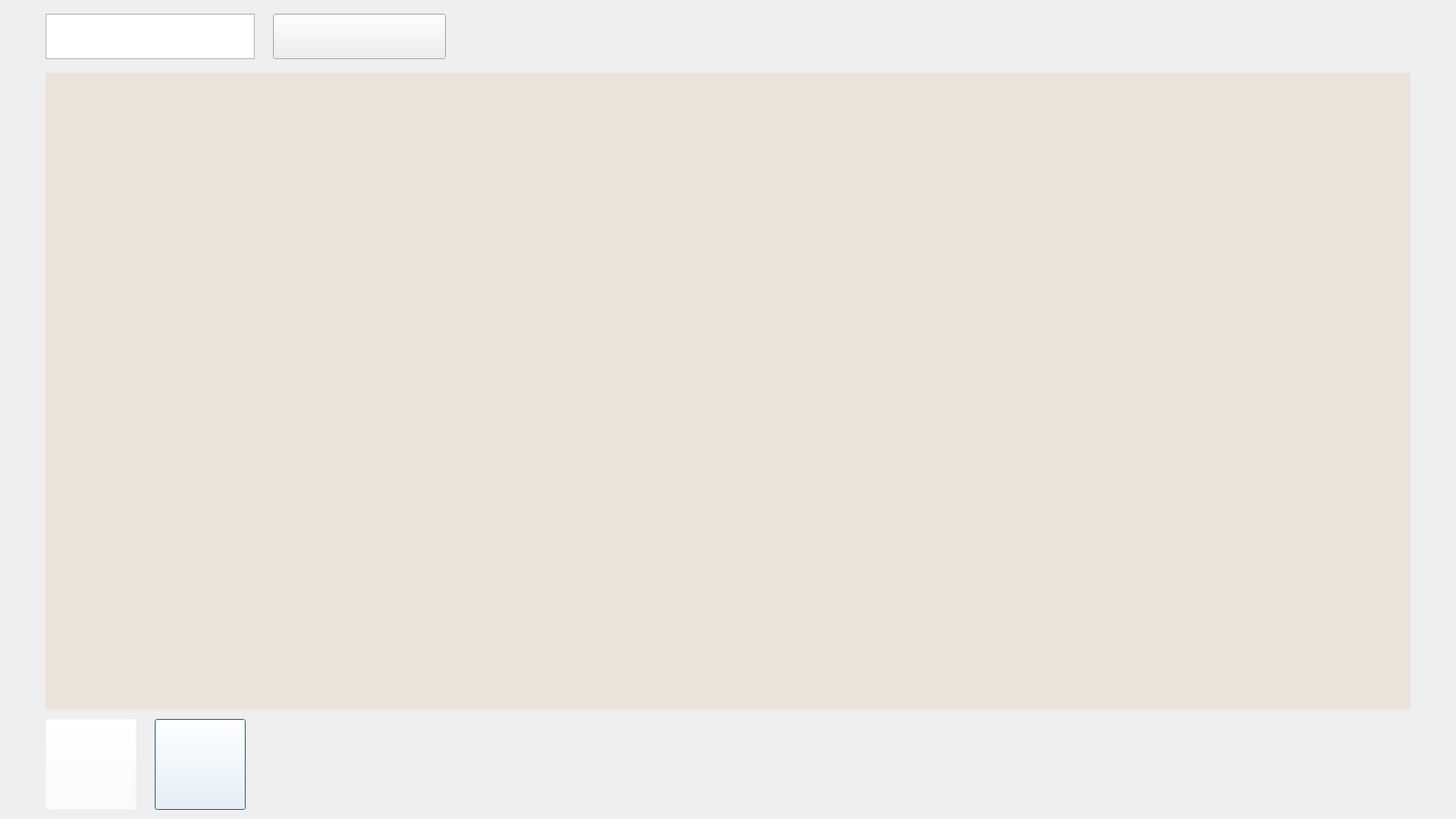
<?xml version="1.0" encoding="UTF-8"?>
<ui version="4.0">
 <class>Dialog</class>
 <widget class="QDialog" name="Dialog">
  <property name="geometry">
   <rect>
    <x>0</x>
    <y>0</y>
    <width>1600</width>
    <height>900</height>
   </rect>
  </property>
  <property name="windowTitle">
   <string>Dialog</string>
  </property>
  <property name="windowIcon">
   <iconset resource="resources.qrc">
    <normaloff>:/Image/Image/Bus_icon.png</normaloff>:/Image/Image/Bus_icon.png</iconset>
  </property>
  <widget class="QLabel" name="Output_img">
   <property name="geometry">
    <rect>
     <x>50</x>
     <y>80</y>
     <width>1500</width>
     <height>700</height>
    </rect>
   </property>
   <property name="styleSheet">
    <string notr="true">background-color: rgb(235, 228, 219);</string>
   </property>
   <property name="text">
    <string/>
   </property>
   <property name="alignment">
    <set>Qt::AlignCenter</set>
   </property>
  </widget>
  <widget class="QPushButton" name="Audio_btn">
   <property name="geometry">
    <rect>
     <x>170</x>
     <y>790</y>
     <width>100</width>
     <height>100</height>
    </rect>
   </property>
   <property name="styleSheet">
    <string notr="true">background-color: rgb(255, 255, 255, 0);</string>
   </property>
   <property name="text">
    <string/>
   </property>
   <property name="icon">
    <iconset resource="resources.qrc">
     <normaloff>:/Image/Image/Audio.png</normaloff>:/Image/Image/Audio.png</iconset>
   </property>
   <property name="iconSize">
    <size>
     <width>85</width>
     <height>85</height>
    </size>
   </property>
  </widget>
  <widget class="QLabel" name="Output_BusNumber">
   <property name="geometry">
    <rect>
     <x>820</x>
     <y>805</y>
     <width>200</width>
     <height>75</height>
    </rect>
   </property>
   <property name="font">
    <font>
     <family>NanumSquareRound</family>
     <pointsize>28</pointsize>
     <weight>75</weight>
     <bold>true</bold>
     <stylestrategy>PreferDefault</stylestrategy>
    </font>
   </property>
   <property name="layoutDirection">
    <enum>Qt::LeftToRight</enum>
   </property>
   <property name="styleSheet">
    <string notr="true">Color: rgb(255, 255, 255);</string>
   </property>
   <property name="text">
    <string/>
   </property>
   <property name="alignment">
    <set>Qt::AlignCenter</set>
   </property>
   <property name="margin">
    <number>0</number>
   </property>
  </widget>
  <widget class="QPushButton" name="ImportImg_btn">
   <property name="geometry">
    <rect>
     <x>50</x>
     <y>790</y>
     <width>100</width>
     <height>100</height>
    </rect>
   </property>
   <property name="mouseTracking">
    <bool>true</bool>
   </property>
   <property name="autoFillBackground">
    <bool>false</bool>
   </property>
   <property name="styleSheet">
    <string notr="true">background-color: rgb(255, 255, 255, 0);</string>
   </property>
   <property name="text">
    <string/>
   </property>
   <property name="icon">
    <iconset resource="resources.qrc">
     <normaloff>:/Image/Image/Gallery.png</normaloff>:/Image/Image/Gallery.png</iconset>
   </property>
   <property name="iconSize">
    <size>
     <width>85</width>
     <height>85</height>
    </size>
   </property>
   <property name="autoRepeatDelay">
    <number>300</number>
   </property>
   <property name="autoRepeatInterval">
    <number>100</number>
   </property>
  </widget>
  <widget class="QLabel" name="BackGround_img">
   <property name="geometry">
    <rect>
     <x>0</x>
     <y>0</y>
     <width>1600</width>
     <height>1200</height>
    </rect>
   </property>
   <property name="text">
    <string/>
   </property>
   <property name="pixmap">
    <pixmap resource="resources.qrc">:/Image/Image/BackGround.png</pixmap>
   </property>
   <property name="scaledContents">
    <bool>false</bool>
   </property>
  </widget>
  <widget class="QLabel" name="BusNumber">
   <property name="geometry">
    <rect>
     <x>590</x>
     <y>802</y>
     <width>250</width>
     <height>75</height>
    </rect>
   </property>
   <property name="text">
    <string/>
   </property>
   <property name="pixmap">
    <pixmap resource="resources.qrc">:/Image/Image/BusNumber.png</pixmap>
   </property>
  </widget>
  <widget class="QLabel" name="panel">
   <property name="geometry">
    <rect>
     <x>550</x>
     <y>795</y>
     <width>500</width>
     <height>90</height>
    </rect>
   </property>
   <property name="font">
    <font>
     <pointsize>11</pointsize>
    </font>
   </property>
   <property name="styleSheet">
    <string notr="true"/>
   </property>
   <property name="text">
    <string/>
   </property>
   <property name="pixmap">
    <pixmap resource="resources.qrc">:/Image/Image/box.png</pixmap>
   </property>
  </widget>
  <widget class="QLabel" name="Bus_Image">
   <property name="geometry">
    <rect>
     <x>1360</x>
     <y>780</y>
     <width>200</width>
     <height>100</height>
    </rect>
   </property>
   <property name="text">
    <string/>
   </property>
   <property name="pixmap">
    <pixmap resource="resources.qrc">:/Image/Image/BusStation.png</pixmap>
   </property>
  </widget>
  <widget class="QTextEdit" name="BusNumber_input">
   <property name="geometry">
    <rect>
     <x>50</x>
     <y>15</y>
     <width>230</width>
     <height>50</height>
    </rect>
   </property>
   <property name="font">
    <font>
     <family>NanumSquareRound</family>
     <pointsize>14</pointsize>
    </font>
   </property>
  </widget>
  <widget class="QPushButton" name="BusNumber_input_btn">
   <property name="geometry">
    <rect>
     <x>300</x>
     <y>15</y>
     <width>190</width>
     <height>50</height>
    </rect>
   </property>
   <property name="text">
    <string/>
   </property>
   <property name="icon">
    <iconset resource="resources.qrc">
     <normaloff>:/Image/Image/BusNumber_btn.png</normaloff>:/Image/Image/BusNumber_btn.png</iconset>
   </property>
   <property name="iconSize">
    <size>
     <width>190</width>
     <height>50</height>
    </size>
   </property>
  </widget>
  <zorder>BackGround_img</zorder>
  <zorder>Output_img</zorder>
  <zorder>panel</zorder>
  <zorder>Audio_btn</zorder>
  <zorder>Output_BusNumber</zorder>
  <zorder>ImportImg_btn</zorder>
  <zorder>BusNumber</zorder>
  <zorder>Bus_Image</zorder>
  <zorder>BusNumber_input</zorder>
  <zorder>BusNumber_input_btn</zorder>
 </widget>
 <resources>
  <include location="resources.qrc"/>
 </resources>
 <connections/>
</ui>
